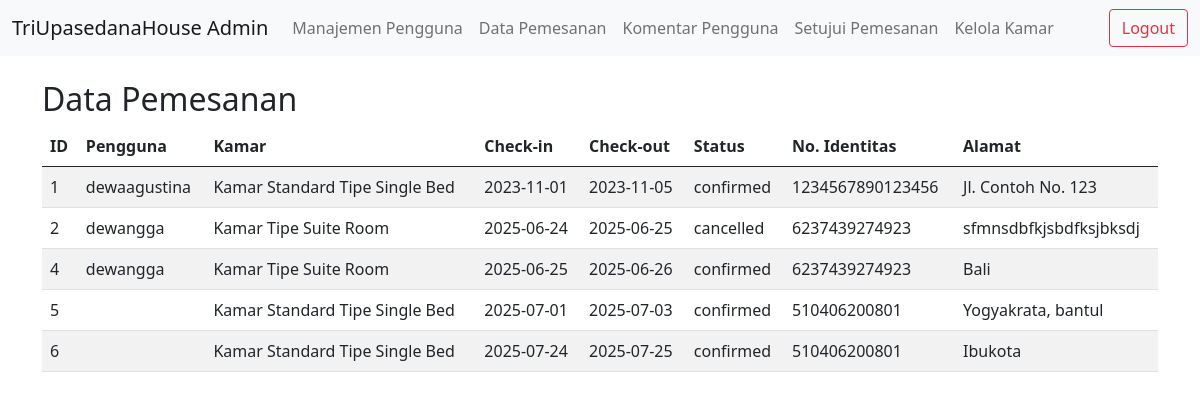
The app's page /admin/view_bookings.php (signed in) with its own data.
### tables this page shows
CREATE TABLE `Pemesanan` (
  `id` int(11) NOT NULL AUTO_INCREMENT,
  `user_id` int(11) DEFAULT NULL,
  `room_id` int(11) DEFAULT NULL,
  `full_name` varchar(255) NOT NULL,
  `identity_type` enum('KTP','PASPOR') NOT NULL,
  `identity_number` varchar(50) NOT NULL,
  `country` varchar(100) NOT NULL,
  `phone_number` varchar(20) NOT NULL,
  `address` text NOT NULL,
  `checkin_date` date NOT NULL,
  `checkout_date` date NOT NULL,
  `status` enum('pending','confirmed','cancelled') DEFAULT 'pending',
  `created_at` datetime DEFAULT current_timestamp(),
  PRIMARY KEY (`id`),
  KEY `user_id` (`user_id`),
  KEY `room_id` (`room_id`),
  CONSTRAINT `Pemesanan_ibfk_1` FOREIGN KEY (`user_id`) REFERENCES `Users` (`id`) ON DELETE SET NULL,
  CONSTRAINT `Pemesanan_ibfk_2` FOREIGN KEY (`room_id`) REFERENCES `Rooms` (`id`) ON DELETE SET NULL
);

CREATE TABLE `Users` (
  `id` int(11) NOT NULL AUTO_INCREMENT,
  `username` varchar(100) NOT NULL,
  `email` varchar(255) NOT NULL,
  `password_hash` text NOT NULL,
  `role` enum('user','admin') DEFAULT 'user',
  `profile_photo` varchar(255) DEFAULT NULL,
  `created_at` datetime DEFAULT current_timestamp(),
  PRIMARY KEY (`id`)
);

CREATE TABLE `Rooms` (
  `id` int(11) NOT NULL AUTO_INCREMENT,
  `name` varchar(100) NOT NULL,
  `description` text DEFAULT NULL,
  `price` decimal(10,2) NOT NULL,
  `image` varchar(255) DEFAULT NULL,
  `capacity` int(11) NOT NULL,
  `created_at` datetime DEFAULT current_timestamp(),
  PRIMARY KEY (`id`)
);

### admin/view_bookings.php (the view, shortened to what this page needs)
<?php include '../includes/admin_nav.php' ?>
<div class="mb-5">
    <h2>Data Pemesanan</h2>
    <table class="table table-striped">
        <thead>
            <tr>
                <th>ID</th>
                <th>Pengguna</th>
                <th>Kamar</th>
                <th>Check-in</th>
                <th>Check-out</th>
                <th>Status</th>
                <th>No. Identitas</th>
                <th>Alamat</th>
            </tr>
        </thead>
        <tbody>
            <?php
            $result = $conn->query("SELECT p.id, u.username, r.name, p.checkin_date, p.checkout_date, p.status, p.identity_number, p.address
                                    FROM Pemesanan p
                                    JOIN Users u ON p.user_id = u.id
                                    JOIN Rooms r ON p.room_id = r.id");
            while ($row = $result->fetch_assoc()) {
                echo "<tr>
                        <td>{$row['id']}</td>
                        <td>" . $row['username'] . "</td>
                        <td>" . $row['name'] . "</td>
                        <td>{$row['checkin_date']}</td>
                        <td>{$row['checkout_date']}</td>
                        <td>" . $row['status'] . "</td>
                        <td>" . $row['identity_number'] . "</td>
                        <td>" . $row['address'] . "</td>
                      </tr>";
            }
            ?>
        </tbody>
    </table>
</div>

### records on screen
pemesanan: id "1", user.username "dewaagustina", room.name "Kamar Standard Tipe Single Bed", checkin_date "2023-11-01", checkout_date "2023-11-05", status "confirmed", identity_number "1234567890123456", address "Jl. Contoh No. 123"
pemesanan: id "2", user.username "dewangga", room.name "Kamar Tipe Suite Room", checkin_date "2025-06-24", checkout_date "2025-06-25", status "cancelled", identity_number "6237439274923", address "sfmnsdbfkjsbdfksjbksdj"
pemesanan: id "4", user.username "dewangga", room.name "Kamar Tipe Suite Room", checkin_date "2025-06-25", checkout_date "2025-06-26", status "confirmed", identity_number "6237439274923", address "Bali"
pemesanan: id "5", room.name "Kamar Standard Tipe Single Bed", checkin_date "2025-07-01", checkout_date "2025-07-03", status "confirmed", identity_number "510406200801", address "Yogyakrata, bantul"
pemesanan: id "6", room.name "Kamar Standard Tipe Single Bed", checkin_date "2025-07-24", checkout_date "2025-07-25", status "confirmed", identity_number "510406200801", address "Ibukota"
